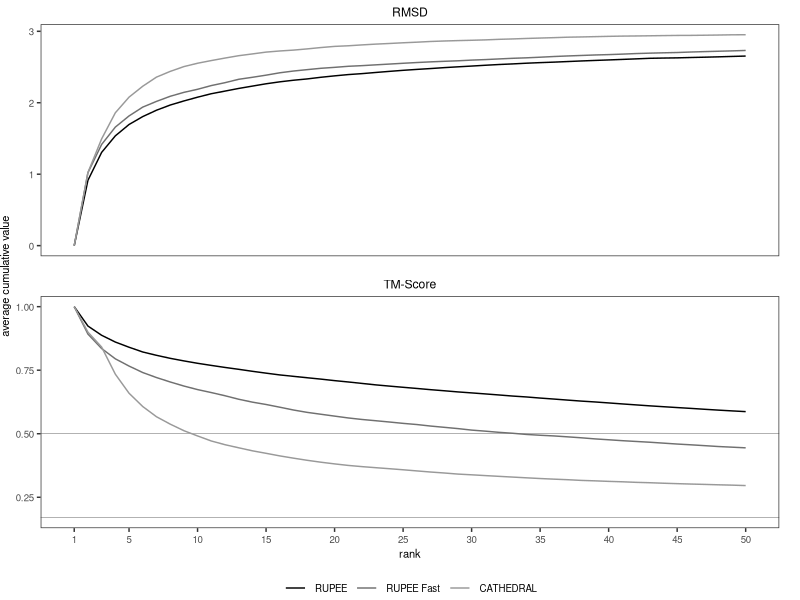

The R source for this figure:

library(ggplot2)
library(plyr)

# clear environment
rm(list = ls())

# read in data file
df <- read.csv('scoring.txt')
refs <- read.csv('scoring_refs.txt')

# reorder factor levels 
df$app <- factor(df$app, levels = c('RUPEE', 'RUPEE Fast', 'CATHEDRAL'))

ggplot(df, aes(n, avg_cume_score, group = interaction(app, score_type), color = app)) +
    
    # geoms
    geom_hline(
        data = refs,
        colour = 'grey50', 
        size = rel(0.2),
        aes(yintercept = yintercept)
    ) +
    geom_line(
        size = rel(0.5)
    ) + 

    # scales
    scale_color_grey(
        start = 0,
        end = 0.6
    ) + 
    scale_x_continuous(
        limits = c(1, 50),
        breaks = c(1, seq(5, 50, by = 5))
    ) + 

    # faceting
    facet_wrap(~score_type, ncol = 1, scales = 'free_y') + 
    
    # guides
    guides(color = guide_legend(override.aes = list(size = rel(0.5)))) + 

    # axis labels
    labs(
         x = 'rank', 
         y = 'average cumulative value'
    ) + 
    
    # default theme 
    theme_bw() +

    # default override
    theme(
        plot.title = element_blank(), 
        plot.margin = margin(0,15,0,0), 

        panel.grid = element_blank(),
        panel.margin.x = unit(4,'mm'),
        
        axis.text = element_text(size = 7), 
        axis.title = element_text(size = 8), 
        
        legend.text = element_text(size = 7),
        legend.title = element_blank(), 
        legend.position = 'bottom',
        legend.margin = unit(0,'mm'),
        legend.box = 'horizontal',
        legend.direction = 'horizontal',

        strip.background = element_blank(),
        strip.text.x = element_text(color = 'black')
    ) 

ggsave('scoring.pdf', width = 3, height = 4.25)


